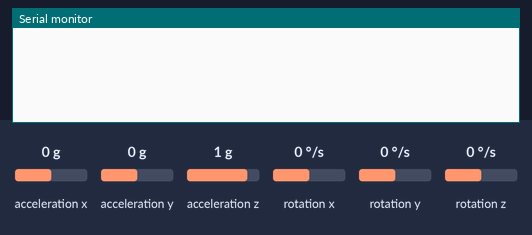
Bench run of a sketch on a simulated Arduino Uno, built with avr-gcc and run on an emulated ATmega328P. Shown: the last lines printed to the serial monitor. Wiring (inferred from the names in the program): MPU-6050 motion sensor at I2C address 0x68. The test bench sets the inputs (shaded band); at power-on: acceleration z 1 g, acceleration x 0 g, acceleration y 0 g, rotation x 0 °/s, rotation y 0 °/s, rotation z 0 °/s.

Above: at 2.6 s.
2.7 s: acceleration z set to -1.4 g
At 4.7 s:
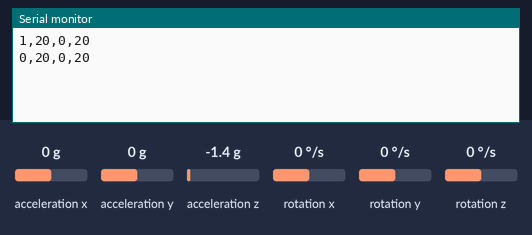
5.6 s: acceleration z set to -0.8 g
At 7.3 s:
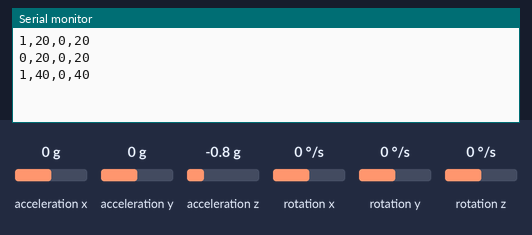
Timing chart, 0 to 8.8 s (numbered marks = the images above; inputs shaded):
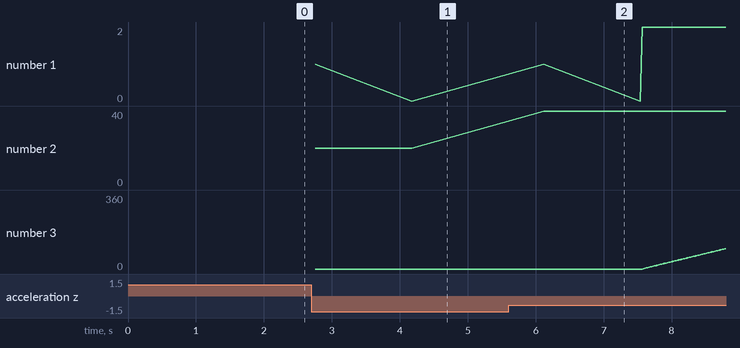

Measured:
- after the input at 2.7 s, the serial monitor: prints a new line after 0.06 s (image 1)
- after the input at 5.6 s, the serial monitor: prints a new line after 0.51 s (image 2)
- plotted number 1: 0 → 2 after the input at 5.6 s
- plotted number 3: 0 → 306 after the input at 5.6 s

The sketch:

code.ino
```cpp
#include<Wire.h>
#define NOTHING 0
#define KNOCK 1
#define SLIDE 2
#define MAX_KNOCK 3
#define RESET_MAX_KNOCK 4

const int MIN_GLASS = 2;
const int MAX_GLASS = 100;
const int VERY_LONG_DELAY = 100;
const int LONG_DELAY = 50;
const int SHORT_DELAY = 25;
int knockCounter;

const int filterSize = 31;
float hpf[filterSize] = {0.0561, -0.149, 0.1263, 0.0152, -0.069, -0.026, 0.0447, 0.0433, -0.023, -0.062, -0.010, 0.0766, 0.0716, -0.087, -0.306, 0.5904, -0.306, -0.087, 0.0716, 0.0766, -0.010, -0.062, -0.023, 0.0433, 0.0447, -0.026, -0.069, 0.0152, 0.1263, -0.149, 0.0561};
float lpf[filterSize] = {-0.025, -0.000, 0.0014, 0.0041, 0.0078, 0.0125, 0.0179, 0.0238, 0.0301, 0.0364, 0.0425, 0.0479, 0.0525, 0.0559, 0.0581, 0.0588, 0.0581, 0.0559, 0.0525, 0.0479, 0.0425, 0.0364, 0.0301, 0.0238, 0.0179, 0.0125, 0.0078, 0.0041, 0.0014, -0.000, -0.025};
float cyclicBuffer[filterSize];
float lpfConvolution = 0.0;
float hpfConvolution = 0.0;
float lpfValue = 0.0;
float hpfValue = 0.0;
float alpha = 0.5;
float lpfThreshold = 12000.0;
float hpfThreshold = 2000.0;
const int MPU6050_addr=0x68;
int16_t AccX;
int16_t AccY;
int16_t AccZ;
int curIndex = 0;
int lastGesture = NOTHING;

void setup() {
  for (int i = 0; i < filterSize; i++)
  {
    cyclicBuffer[i] = 1;
  }
  initMpu();
  empty_loop(50);
}

/*
 * a method to init MPU
 */
void initMpu()
{
  Wire.begin();
  Wire.beginTransmission(MPU6050_addr);
  Wire.write(0x6B);
  Wire.write(0);
  Wire.endTransmission(true);
  Serial.begin(9600);
  knockCounter = 0;
}

void empty_loop(int num_of_times)
{
  for (int i = 0; i < num_of_times; i++)
  {
    readMPU();
    cyclicBuffer[curIndex] = (float)AccZ;

    // convolution:
    lpfConvolution = 0;
    hpfConvolution = 0;
    for (int j = 0; j < filterSize; j++ )
    {
      lpfConvolution += cyclicBuffer[(curIndex - j + filterSize) % filterSize] * lpf[j];
      hpfConvolution += cyclicBuffer[(curIndex - j + filterSize) % filterSize] * hpf[j];
    }
    // running average:
    lpfValue = alpha * abs(lpfConvolution) + (1.0 - alpha) * lpfValue;
    hpfValue = alpha * abs(hpfConvolution) + (1.0 - alpha) * hpfValue;

    curIndex = (curIndex + 1) % filterSize;
    delay(25);
  }

}

void loop() {
  readMPU();
  cyclicBuffer[curIndex] = (float)AccZ;

  // convolution:
  lpfConvolution = 0;
  hpfConvolution = 0;
  for (int j = 0; j < filterSize; j++ )
  {
    lpfConvolution += cyclicBuffer[(curIndex - j + filterSize) % filterSize] * lpf[j];
    hpfConvolution += cyclicBuffer[(curIndex - j + filterSize) % filterSize] * hpf[j];
  }
  // running average:
  lpfValue = alpha * abs(lpfConvolution) + (1.0 - alpha) * lpfValue;
  hpfValue = alpha * abs(hpfConvolution) + (1.0 - alpha) * hpfValue;
  reactToGestures();
  curIndex = (curIndex + 1) % filterSize;
  delay(30);
}


void reactToGestures()
{
  if (lpfValue < lpfThreshold)
  {
    int fraction = knockCounter*10;
    int modulo = knockCounter < 8 ? 10 : 4;
    for (int i = 0; i <= 360; i++)
    {
      if (i%modulo == 0) {
        fraction--;
      }
      printHelper(SLIDE, knockCounter*10, i, fraction);
    }
    knockCounter = 0;
    empty_loop(LONG_DELAY);
    printHelper(NOTHING, MIN_GLASS, 0, MIN_GLASS);
  }
  else if (hpfValue > hpfThreshold)
  {
    handleKnock();
  }
  else if (lastGesture != NOTHING) {
      printHelper(NOTHING, knockCounter*10, 0, knockCounter*10);
  }
}

void handleKnock(){
    // note: first we need to increase counter, THEN print the updated counter
    if(knockCounter == 4) {
      knockCounter = 8;
    } else {
      knockCounter+=2;
    }

    if(knockCounter > 10){
      printHelper(MAX_KNOCK, MAX_GLASS, 0, MAX_GLASS);
      delay(20000);
      printHelper(RESET_MAX_KNOCK, MAX_GLASS, 0, MAX_GLASS);
      empty_loop(SHORT_DELAY);
      knockCounter = 0; // note: we must initialize this AFTER getting to MAX
      printHelper(NOTHING, MIN_GLASS, 0, MIN_GLASS);
      empty_loop(SHORT_DELAY);
    } else {
      printHelper(KNOCK,knockCounter*10, 0, knockCounter*10);
      empty_loop(LONG_DELAY);
      printHelper(NOTHING, knockCounter*10, 0, knockCounter*10);
    }
}

void printHelper(int gesture, int counter, int rotate , int fraction) {
  lastGesture = gesture;
  Serial.print(gesture);
  Serial.print(",");
  Serial.print(counter);
  Serial.print(",");
  Serial.print(rotate);
  Serial.print(",");
  Serial.println(fraction);
}

/*
 * a method to read values from MPU
 */
void readMPU()
{
  Wire.beginTransmission(MPU6050_addr);
  Wire.write(0x3B);
  Wire.endTransmission(false);
  Wire.requestFrom(MPU6050_addr,14,true);
  AccX = Wire.read()<<8|Wire.read();
  AccY = Wire.read()<<8|Wire.read();
  AccZ = Wire.read()<<8|Wire.read();
}
```
